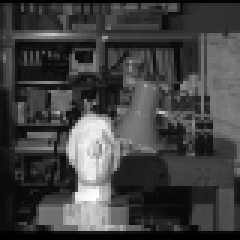
#> input picture data/2_right.pgm, 80 x 80 px, found by its file name (shown 3 times larger)
$ python entropy.py
#> lines starting #> are read from the running program, lines starting #| are printed output that depends on the picture
#> further down, image is the input picture: shape (80, 80); min 0, max 252, mean 65.2
import cv2
import numpy as np
import matplotlib as plt
import matplotlib.pyplot as pl
import math


def histogramme(image):

    Hist = np.full(255, 0).tolist()
    print(image[0][5])
#| 2

    for i in range(80):
        for j in range (80):
            a = image[i][j]
            Hist[int(a)] += 1
#> after the loop, Hist = 255 values, max 128 at index 0, min 0 at index 149, mean 25.1

    pl.hist(Hist, range = (0, 255), bins = 255, color = 'black',
            edgecolor = 'red')
    pl.xlabel('pixel')
    pl.ylabel('fréquence des pixels')
    pl.title('Histogramme Left Image')
    pl.show()
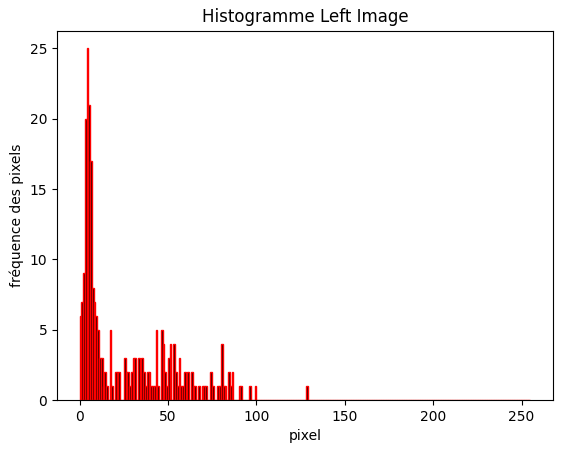
#> figure drawn by matplotlib, 1 panel; tallest bar 25 high, from x = 4 to 5
    return Hist


if __name__ == "__main__":
    image = cv2.imread("data1/2_right.pgm",0)
    hist = histogramme(image)
#> hist has the same summary as Hist in histogramme
    #calcule de l'entropy
    entropy = [[0]*80]*80
    entropy = np.array(entropy)
    for i in range(80) :
        for j in range(80):
            pixel = image[i][j]
            #print ( math.log2(hist[pixel]/6400) )
            entropy[i][j]= int(-math.log2(hist[pixel]/6400) *15)
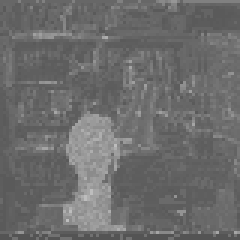
#> entropy: shape (80, 80) int64 (shown 3 times larger); min 84, max 189, mean 107.9
    entropy = entropy.astype(np.uint8)
    cv2.imshow('entropy',entropy)
    cv2.waitKey(0)

$ run again, with data/0_right.pgm copied over data/2_right.pgm
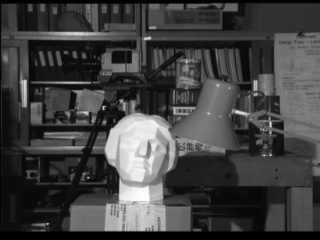
#> input picture data/0_right.pgm, 320 x 240 px, found by its file name
#> image is the input picture: shape (240, 320); min 0, max 254, mean 65
#| 2
#> after the loop in histogramme, `for i in range(80):`: Hist = 255 values, max 248 at index 21, min 0 at index 142, mean 25.1
#> in histogramme, `pl.show()`:
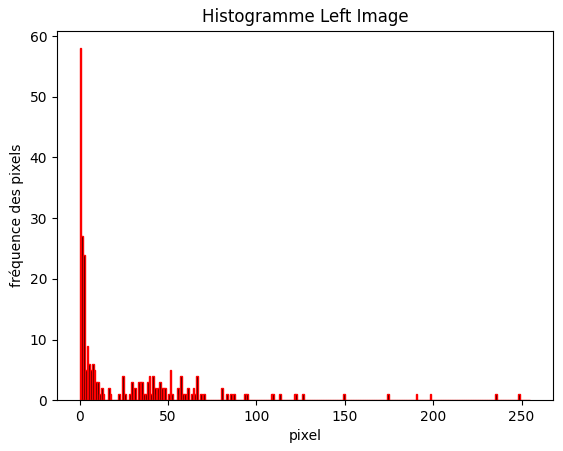
#> figure drawn by matplotlib, 1 panel; tallest bar 58 high, from x = 0 to 1
#> hist has the same summary as Hist in histogramme
#> after the loop `for i in range(80) :`:
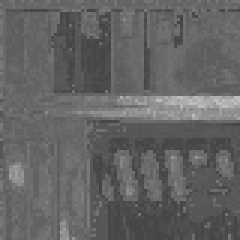
#> entropy: shape (80, 80) int64 (shown 3 times larger); min 70, max 189, mean 99.6

$ run again, with data/0_disparity_map.pgm copied over data/2_right.pgm
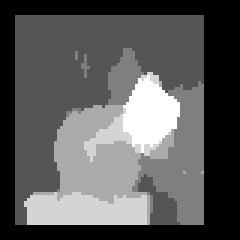
#> input picture data/0_disparity_map.pgm, 80 x 80 px, found by its file name (shown 3 times larger)
#> image is the input picture: shape (80, 80); min 0, max 6, mean 2.14
#| 0
#> after the loop in histogramme, `for i in range(80):`: Hist = 255 values, max 2154 at index 2, min 0 at index 1, mean 25.1
#> hist has the same summary as Hist in histogramme
#> after the loop `for i in range(80) :`:
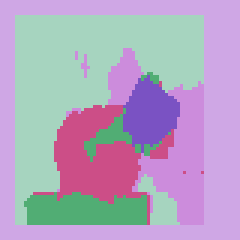
#> entropy: shape (80, 80) int64 (shown 3 times larger); 6 distinct labels, from 23 to 65; one colour per label, 0 black
#> `entropy = entropy.astype(np.uint8)`:
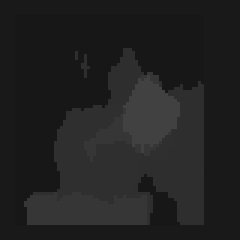
#> entropy: shape (80, 80) (shown 3 times larger); min 23, max 65, mean 33.4
